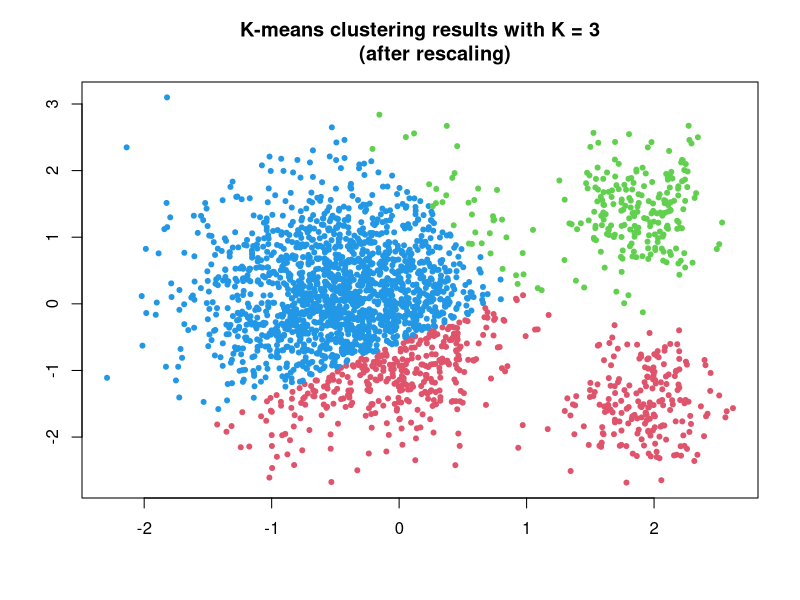
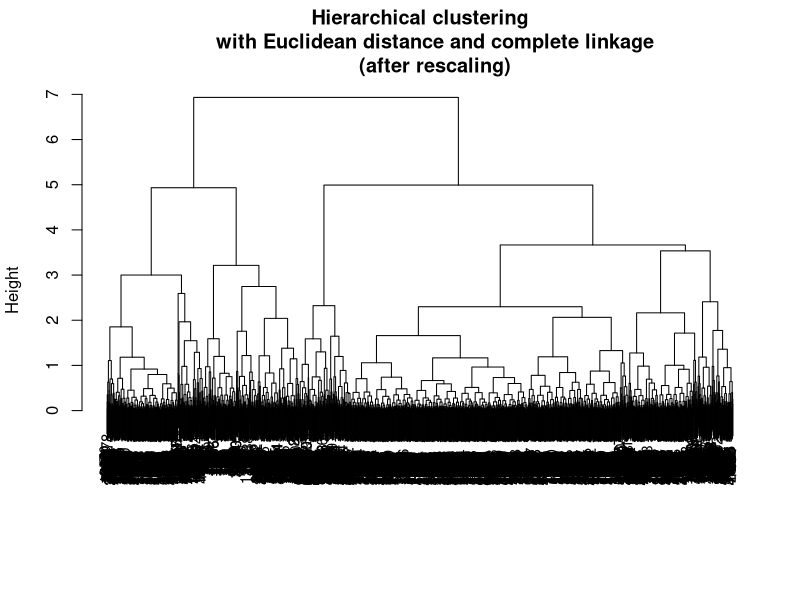
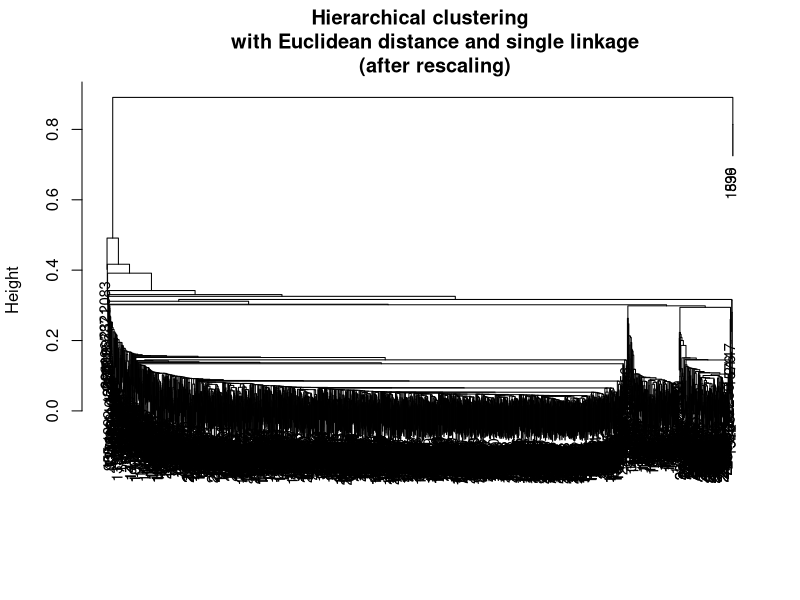
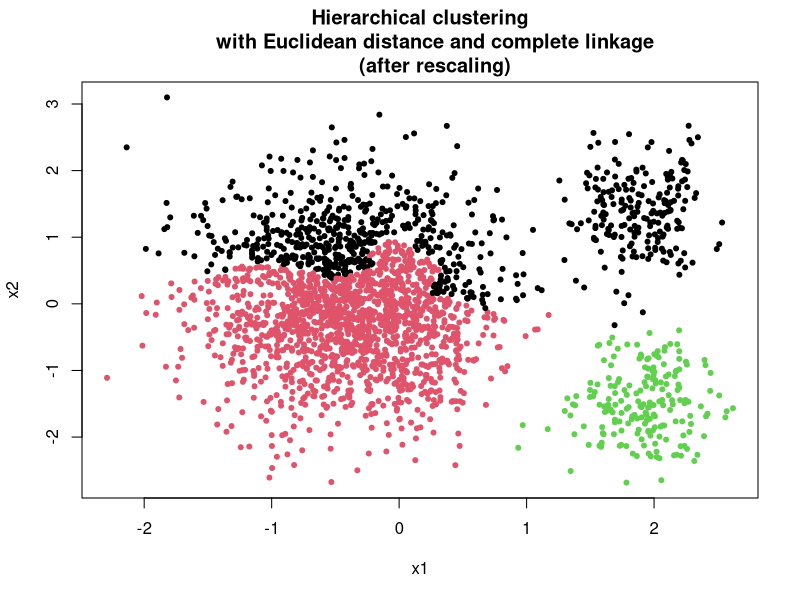
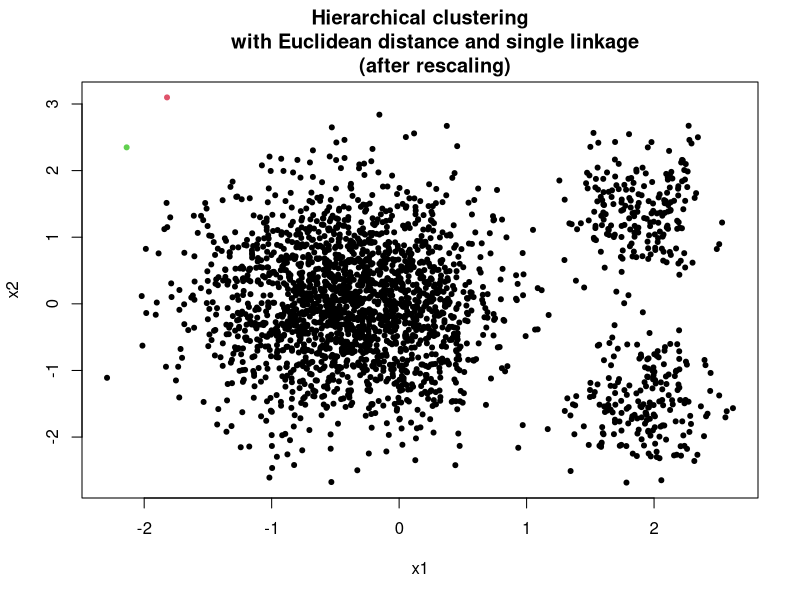

Write the R code that produced these figures, in order.
a3 = read.csv('A3data2.csv')

x1 = a3$x1
x2 = a3$x2
x = data.frame(x1, x2)
y = a3$Cluster

x = scale(x, center = TRUE, scale = TRUE)

# K Mean Clustering

km.out = kmeans(x, 3, nstart = 20)
km.out$cluster
plot(x, col = (km.out$cluster + 1),
     main = 'K-means clustering results with K = 3
     (after rescaling)',
     xlab = '',
     ylab = '',
     pch = 20, cex = 1)

# Hierarchical Clustering

dist(x, 'euclidean', diag = TRUE, upper = TRUE)

hc.complete = hclust(dist(x, 'euclidean',
                          diag = TRUE, upper = TRUE),
                     method = 'complete')
hc.single = hclust(dist(x, 'euclidean',
                        diag = TRUE, upper = TRUE),
                   method= 'single')

plot(hc.complete, main = 'Hierarchical clustering
     with Euclidean distance and complete linkage
     (after rescaling)',
     xlab = '', sub = '', cex = 0.9)
plot(hc.single, main = 'Hierarchical clustering
     with Euclidean distance and single linkage
     (after rescaling)',
     xlab = '', sub = '', cex = 0.9)

cutree(hc.complete, 3)
plot(x, col = cutree(hc.complete, 3), pch = 20,
     main = 'Hierarchical clustering
     with Euclidean distance and complete linkage
     (after rescaling)')
cutree(hc.single, 3)
plot(x, col = cutree(hc.single, 3), pch = 20,
     main = 'Hierarchical clustering
     with Euclidean distance and single linkage
     (after rescaling)')

table(km.out$cluster, y)
(0 + 1598 + 2) / nrow(x)

table(cutree(hc.complete, 3), y)
(200 + 1464 + 197) / nrow(x)

table(cutree(hc.single, 3), y)
(200 + 1 + 0) / nrow(x)